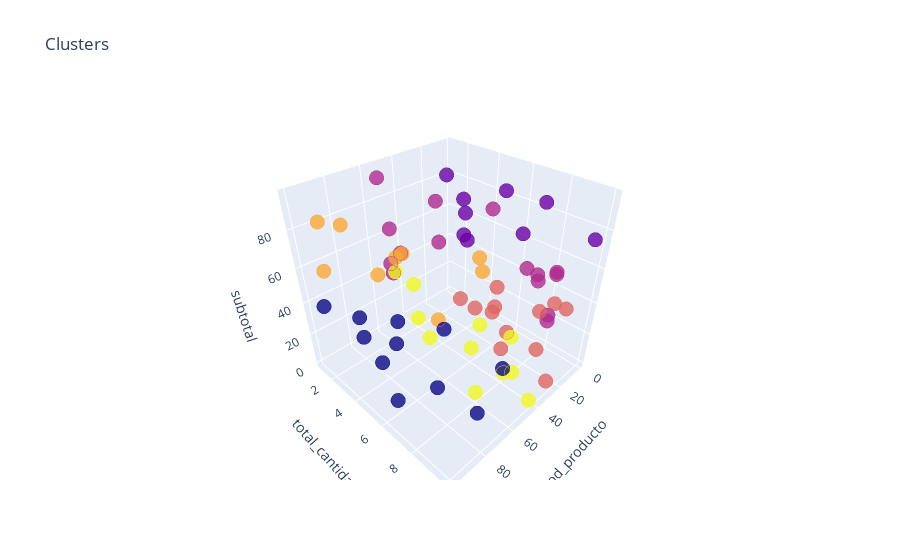

Notebook source saved alongside this figure:
### Code cell
df2['labels'] = labels

trace = go.Scatter3d(
                    x = df2['cod_producto'],
                    y = df2['total_cantidad'],
                    z = df2['subtotal'],
                    mode = 'markers',
                    marker=dict(color=df2['labels'], size = 5, line=dict(color=df2['labels'], width=12), opacity=0.8)
                    )
    
data = [trace]
layout = go.Layout(
                    title='Clusters',
                    scene= dict(
                                xaxis = dict(title = 'cod_producto'),
                                yaxis = dict(title = 'total_cantidad'),
                                zaxis = dict(title = 'subtotal'))
                                )

fig = go.Figure(data=data, layout=layout)
pyo.offline.iplot(fig)
plt.show()

### Figure 1 — Plotly figure (JSON) as saved in the notebook; plotly's stock layout.template omitted (floating-point values rounded to 4 significant figures)
{"data": [{"marker": {"color": [3, 3, 2, 2, 5, 5, 0, 0, 5, 1, 5, 1, 4, 5, 5, 5, 2, 0, 0, 4, 1, 1, 0, 3, 2, 0, 2, 5, 4, 3, 2, 1, 2, 0, 3, 2, 2, 1, 2, 4, 3, 4, 2, 4, 3, 3, 2, 1, 2, 5, 1, 3, 2, 2, 4, 0, 1, 3, 4, 5, 0, 4, 5, 0, 3, 0, 3], "line": {"color": [3, 3, 2, 2, 5, 5, 0, 0, 5, 1, 5, 1, 4, 5, 5, 5, 2, 0, 0, 4, 1, 1, 0, 3, 2, 0, 2, 5, 4, 3, 2, 1, 2, 0, 3, 2, 2, 1, 2, 4, 3, 4, 2, 4, 3, 3, 2, 1, 2, 5, 1, 3, 2, 2, 4, 0, 1, 3, 4, 5, 0, 4, 5, 0, 3, 0, 3], "width": 12}, "opacity": 0.8, "size": 5}, "mode": "markers", "type": "scatter3d", "x": [23, 15, 44, 53, 60, 45, 72, 84, 52, 1, 62, 8, 95, 53, 46, 49, 37, 69, 94, 81, 12, 17, 100, 6, 41, 73, 33, 60, 74, 14, 56, 11, 57, 84, 2, 67, 34, 9, 39, 85, 7, 92, 64, 90, 31, 8, 43, 4, 39, 46, 4, 10, 63, 37, 89, 82, 1, 25, 95, 34, 86, 96, 33, 71, 27, 74, 23], "y": [7, 9, 4, 1, 8, 10, 4, 10, 7, 2, 10, 10, 9, 9, 7, 3, 10, 10, 1, 4, 3, 8, 7, 5, 7, 1, 9, 5, 9, 3, 2, 3, 2, 4, 9, 4, 9, 3, 10, 10, 5, 7, 3, 3, 10, 8, 9, 1, 10, 1, 5, 8, 6, 10, 1, 5, 6, 5, 7, 8, 8, 2, 1, 7, 7, 1, 6], "z": [15.09, 41.35, 86.77, 91.5, 4.58, 4.32, 31.33, 27, 21.95, 68.02, 35.03, 78.02, 75.54, 20.73, 33.19, 14.98, 74.16, 41.98, 34.95, 63, 53.49, 91.49, 21.34, 25.82, 92.57, 1.96, 62.97, 20.17, 91.7, 10.77, 68.99, 66.35, 49.34, 11.32, 31.28, 68.53, 66.63, 49.04, 53.22, 95.73, 12.35, 91.74, 51.52, 86.9, 7.44, 0.15, 73.81, 80.03, 50.07, 34.52, 83.46, 28.13, 81.1, 73.07, 80.35, 29.59, 62.24, 20.95, 91.33, 24.72, 27.13, 61.81, 19.81, 44.83, 5.73, 16.8, 22.87]}], "layout": {"scene": {"xaxis": {"title": {"text": "cod_producto"}}, "yaxis": {"title": {"text": "total_cantidad"}}, "zaxis": {"title": {"text": "subtotal"}}}, "title": {"text": "Clusters"}}}
